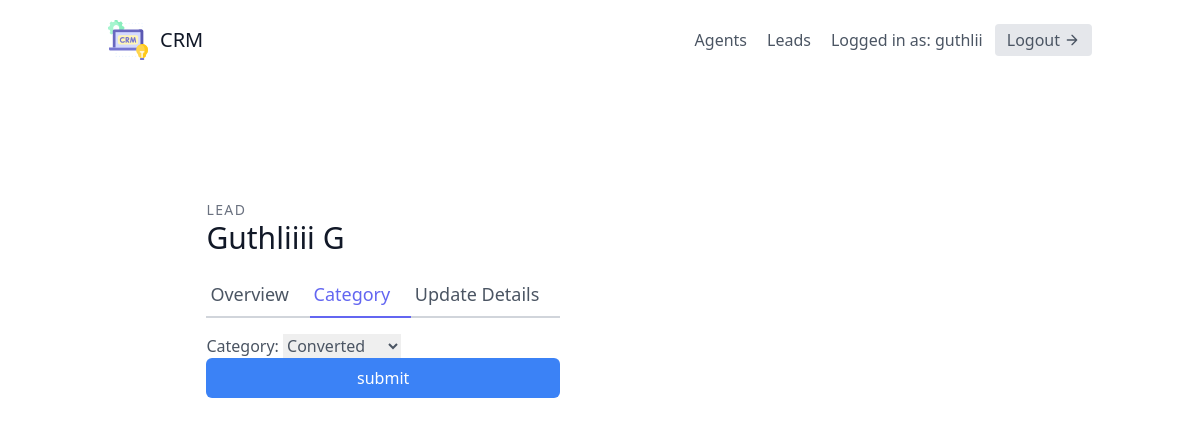
The page /2/category/ (signed in) on the database its author committed.
### leads/models.py (models this page shows, shortened)
class User(AbstractUser):
    is_organisor = models.BooleanField(default=True)
    is_agent = models.BooleanField(default=False)

class Lead(models.Model):
    first_name = models.CharField(max_length=30)
    last_name = models.CharField(max_length=30)
    age = models.IntegerField(default=0)
    organisation = models.ForeignKey(UserProfile,   on_delete=models.CASCADE)
    agent = models.ForeignKey("Agent",null = True, blank = True, on_delete=models.SET_NULL) #SET_DEFAULT,null=True
    category =  models.ForeignKey("Category", related_name="leads" ,null = True, blank = True,on_delete=models.SET_NULL)
    description = models.TextField()
    date_added = models.DateTimeField(auto_now_add=True)
    phone_number = models.CharField(max_length=12)
    email = models.EmailField()

### leads/views.py (the view, shortened to what this page needs)
# urls.py: path('<int:pk>/category/',LeadCategoryUpdateView.as_view(),name="lead-category-update"),
class LeadCategoryUpdateView(OrganisorAndLoginRequiredMixin, generic.UpdateView):
    template_name = "leads/lead_category_update.html"
    form_class = LeadCategoryUpdateForm
    def get_queryset(self):
        user = self.request.user
        if user.is_organisor:
            queryset = Lead.objects.filter(organisation=user.userprofile)
        else:
            queryset = Lead.objects.filter(
                organisation=user.agent.organisation)
            queryset = queryset.filter(agent__user=user)
        return queryset

### leads/forms.py
class LeadCategoryUpdateForm(forms.ModelForm):
    class Meta:
        model = Lead
        fields = (
            "category",
        )

### agents/mixins.py (called while the page is built)
    def dispatch(self, request, *args, **kwargs):
        if not request.user.is_authenticated or not request.user.is_organisor:
            return redirect("leads:landing")
        return super().dispatch(request, *args, **kwargs)

### leads/models.py (called while the page is built)
    def __str__(self):
        return self.name

### leads/templates/leads/lead_category_update.html (shortened to what this page needs)
{% extends "base.html" %}
{% load tailwind_filters %}
{% block content %}
<section class="text-gray-600 body-font overflow-hidden">
    <div class="container px-5 py-24 mx-auto">
        <div class="lg:w-4/5 mx-auto flex flex-wrap">
            <div class="lg:w-1/2 w-full lg:pr-10 lg:py-6 mb-6 lg:mb-0">
                <h2 class="text-sm title-font text-gray-500 tracking-widest">LEAD</h2>
                <h1 class="text-gray-900 text-3xl title-font font-medium mb-4">{{lead.first_name}} {{lead.last_name}}
                </h1>
                <div class="flex mb-4">
                    <a href="{% url 'leads:detail'  lead.pk %}"
                        class="flex-grow border-b-2 border-gray-300 py-2 text-lg px-1">
                        Overview
                    </a>
                    <a href="{% url 'leads:lead-category-update' lead.pk %}"
                        class="flex-grow text-indigo-500 border-b-2 border-indigo-500 py-2 text-lg px-1">
                        Category
                    </a>
                    <a href="{% url 'leads:update' lead.pk %}"
                        class="flex-grow border-b-2 border-gray-300 py-2 text-lg px-1">
                        Update Details
                    </a>
                </div>
                <form action="" method="post">
                    {{ form|crispy }}
                    <button type="submit"
                        class="w-full text-white bg-blue-500 hover:bg-blue-600 px-3 py-2 rounded-md">submit</button>
                </form>
            </div>
        </div>
    </div>
</section>
{% endblock content %}

### templates/navbar.html (shortened to what this page needs)
<header class="text-gray-600 body-font">
  <div class="container mx-auto flex flex-wrap p-5 flex-col md:flex-row items-center">
    <a class="flex title-font font-medium items-center text-gray-900 mb-4 md:mb-0">
        <span class="ml-3 text-xl"> CRM</span>
    </a>
    <nav class="md:ml-auto flex flex-wrap items-center text-base justify-center">
      {% if not request.user.is_authenticated %}
      <a href="{% url 'signup' %}" class="mr-5 hover:text-gray-900">signup</a>
      {% else %}
      {% if request.user.is_organisor %}
      <a href="{% url 'agents:agent-list' %}" class="mr-5 hover:text-gray-900">Agents</a>
      {% endif %}
      <a href="{% url 'leads:landing' %}" class="mr-5 hover:text-gray-900">Leads</a>
      {% endif %}
    </nav>
    {% if request.user.is_authenticated %}
    Logged in as: {{request.user.username}}
    <a href="{% url 'logout' %}"
    class="ml-3 inline-flex items-center bg-gray-200 border-0 py-1 px-3 focus:outline-none hover:bg-gray-300 rounded text-base mt-4 md:mt-0">
      Logout
      <svg fill="none" stroke="currentColor" stroke-linecap="round" stroke-linejoin="round" stroke-width="2" class="w-4 h-4 ml-1" viewBox="0 0 24 24">
        <path d="M5 12h14M12 5l7 7-7 7"></path>
    </svg>
    </a>
    {% endif %}
  </div>
</header>

### rows shown on the page
User: user.username "guthlii"
Lead: first_name "Guthliiii", last_name "G", category "Converted"
